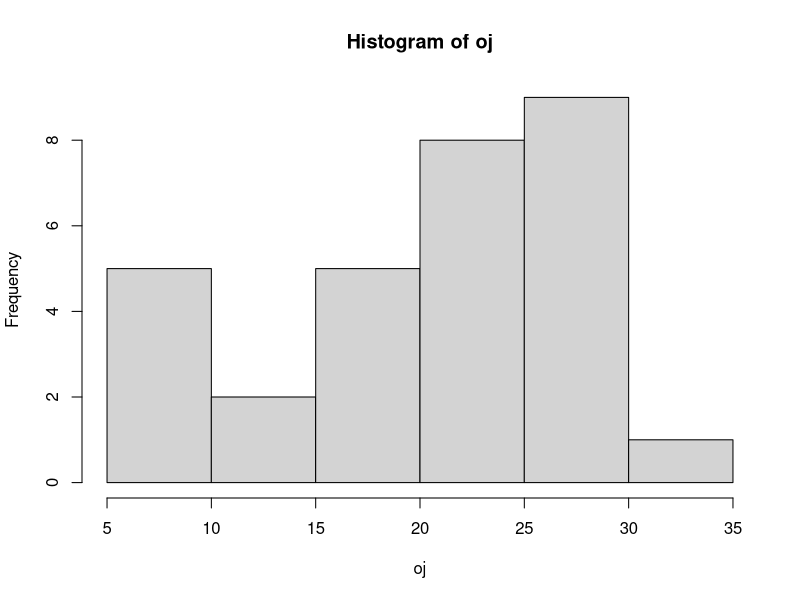
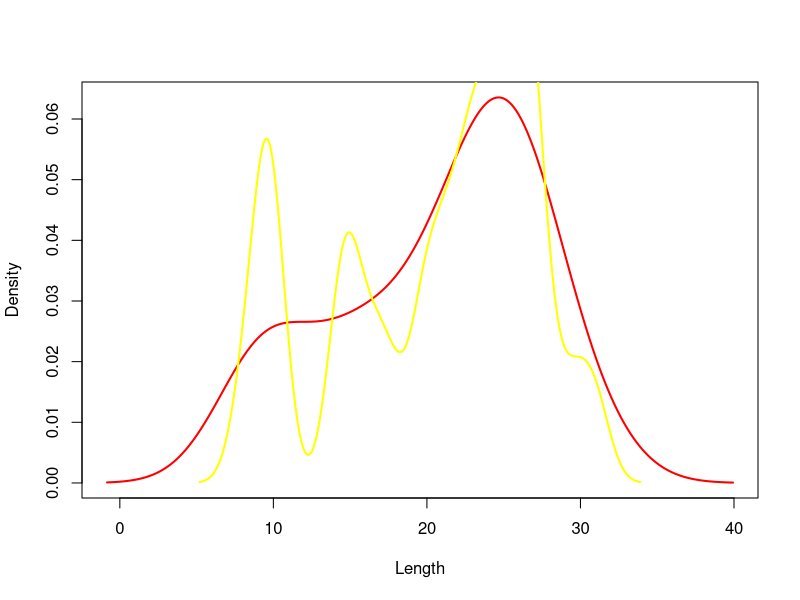
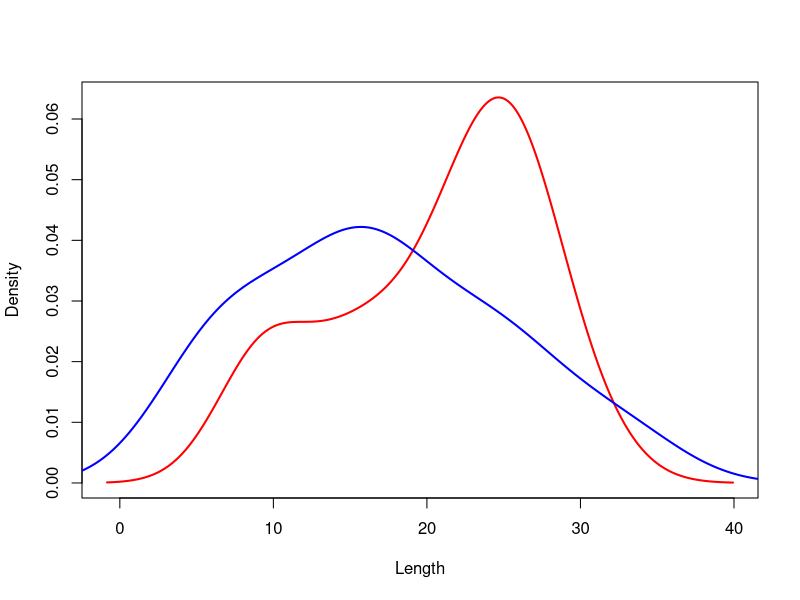
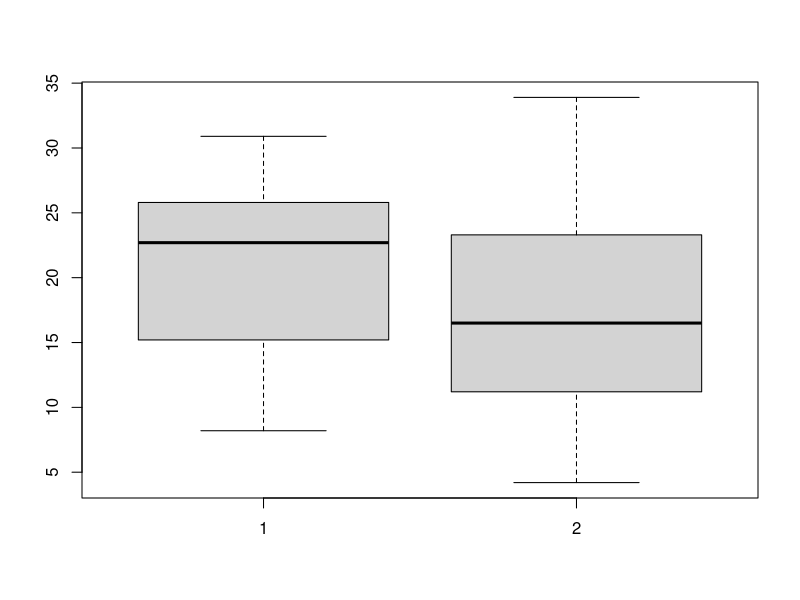

Write the R code that produced these figures, in order. (Note: this script raises an error after producing the figures.)

data("ToothGrowth")


oj <- ToothGrowth$len[ToothGrowth$supp == "OJ"]
vc <- ToothGrowth$len[ToothGrowth$supp == "VC"]

mean(oj)
mean(vc)

median(oj)
median(vc)

hist(oj)
density(oj) -> d
plot(d$x, d$y, type="l", col="red", lwd=2, xlab="Length", ylab="Density")
#lines(density(vc)$x, density(vc)$y, col="blue", lwd=2)

density(oj, bw = 1) -> d1
lines(d1$x, d1$y, type="l", col="yellow", lwd=2, xlab="Length", ylab="Density")


density(oj) -> doj
density(vc) -> dvc
plot(doj$x, doj$y, type="l", col="red", lwd=2, xlab="Length", ylab="Density")
lines(dvc$x, dvc$y, col="blue", lwd=2)

boxplot(oj, vc)


#######

data(babies)

babies$smoke[babies$smoke == 9] <- NA
smoke_factor <- as.factor(babies$smoke)
levels(smoke_factor) <- c("never", "now", "until_p", "once")
levels(smoke_factor)
sum(is.na(smoke_factor))

babies$wt[babies$wt == 999] <- NA
babies$wt_gr <- babies$wt * 28.3495


boxplot(babies$wt_gr ~ smoke_factor, col=c("red", "blue", "green", "yellow"))

#boxplot(babies$ed  ~ babies$race) Educazione in base alla razza

mean(babies$wt_gr[smoke_factor == "now"], na.rm=TRUE)
#####

data("fat")
plot(fat$wrist, fat$neck, xlab="Wrists", ylab="Hips", col="red") # Molto correlato
cor(fat$wrist, fat$neck) # cor(fat$wrist, fat$neck, method="spearman")

plot(fat$abdomen, fat$ankle, xlab="Abdomen", ylab="Neck", col="blue") # Medio correlato
cor(fat$abdomen, fat$ankle)

plot(fat$age, fat$abdomen, xlab="Age", ylab="Abdomen", col="green") # Poco correlato
cor(fat$age, fat$abdomen)


####
library(MASS)
data("Animals")

plot(Animals$body, Animals$brain, xlab="Body", ylab="Brain", col="red")
cor(Animals$body, Animals$brain)
cor(Animals$body, Animals$brain, method="spearman")
